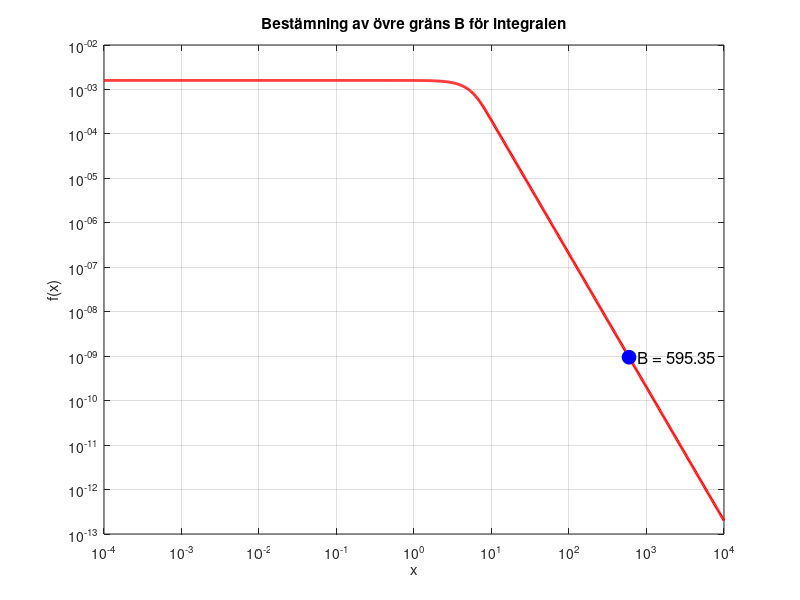

Here is the MATLAB script that generated this plot: (Note: this script raises an error after producing the figure.)
% Uppgift 6b: Bestäm en övre gräns B där integranden är tillräckligt liten
clear; clc;

% Definiera funktionen f(x)
f = @(x) (1 - exp(-(x/5).^3)) ./ (5*x.^3);

% Skapa x-värden i intervallet [1e-4, 100] för att analysera svansen
x = logspace(-4, 4, 1000);
y = f(x);

% Plotta funktionen
figure;
plot(x, y, 'r-', 'LineWidth', 2);
xlabel('x');
ylabel('f(x)');
title('Bestämning av övre gräns B för integralen');
grid on;
set(gca, 'XScale', 'log', 'YScale', 'log'); % Log-log skala för tydlighet

% Hitta första x där f(x) < 10^(-8)
threshold = 1e-9;
B_index = find(y < threshold, 1, 'first'); % Första index där f(x) < threshold
B = x(B_index);

% Markera punkten på grafen
hold on;
plot(B, f(B), 'bo', 'MarkerSize', 10, 'MarkerFaceColor', 'b');
text(B, f(B), sprintf('  B = %.2f', B), 'FontSize', 12);

% Spara figuren som bild
saveas(gcf, 'question6b_plot.png');

% Öppna figuren automatiskt
open('question6b_plot.png');
% Skriv ut B i en fil
fileID = fopen('question6b_results.txt', 'w');
fprintf(fileID, 'Övre gräns B där f(x) < 1e-8: B = %.8f\n', B);
fclose(fileID);
